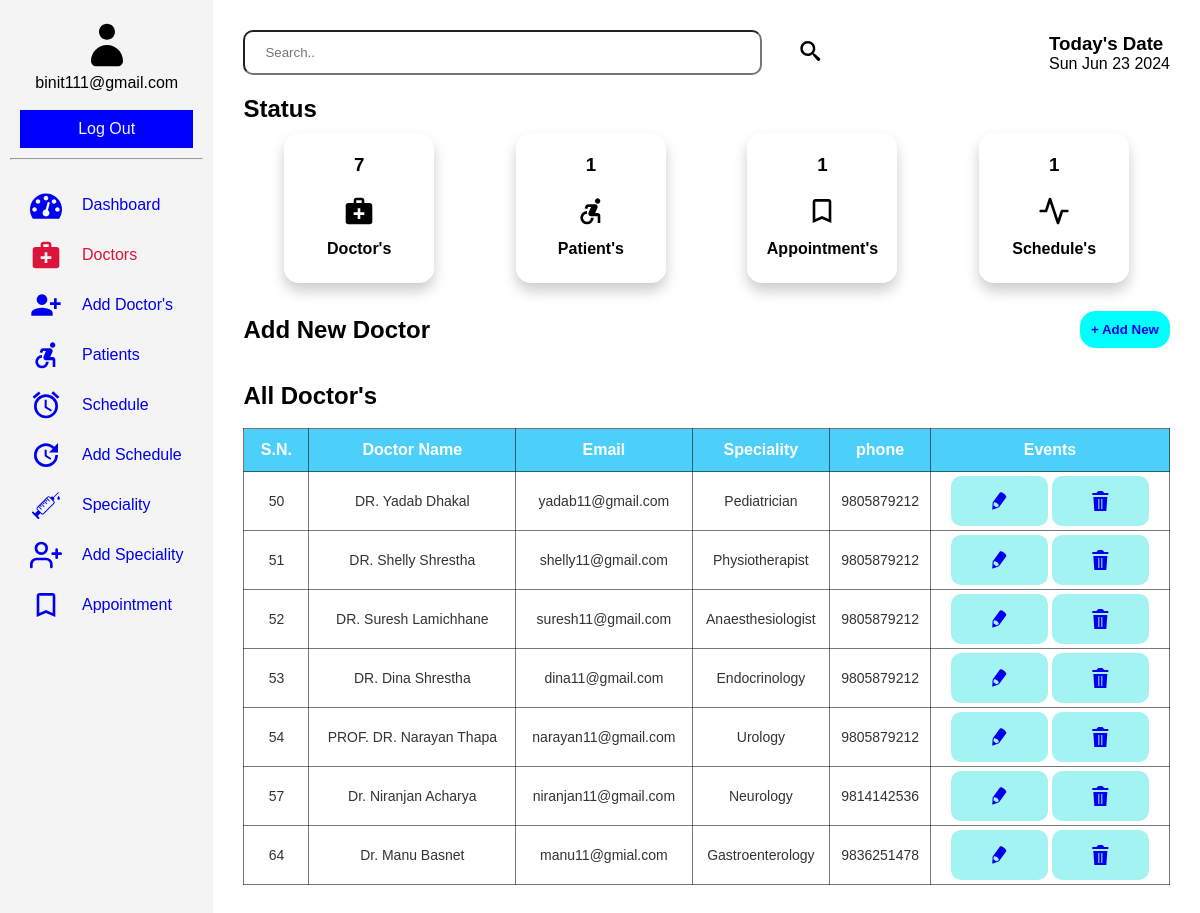
Page /admin/doctor.php (signed in) on the committed database.
### tables this page shows
CREATE TABLE `doctor` (
  `id` int(11) NOT NULL,
  `fname` varchar(60) NOT NULL,
  `email` varchar(60) NOT NULL,
  `password` varchar(60) NOT NULL,
  `phone` varchar(60) NOT NULL,
  `image_name` varchar(255) NOT NULL,
  `image_path` varchar(255) NOT NULL,
  `sid` int(11) DEFAULT NULL,
  `created_at` timestamp NULL DEFAULT current_timestamp()
);

CREATE TABLE `specialities` (
  `id` int(11) NOT NULL,
  `title` varchar(60) NOT NULL,
  `description` text NOT NULL,
  `image_name` varchar(60) NOT NULL,
  `image_path` varchar(255) NOT NULL,
  `created_at` timestamp NULL DEFAULT current_timestamp()
);

### admin/doctor.php (the view, shortened to what this page needs)
<?php
    include('../connection.php');
    $keyword = isset($_GET['keyword'])  ? $_GET['keyword'] : NULL ;
    if(isset($keyword)){
        $sql = "SELECT doc.id, doc.fname, doc.email, doc.phone, sp.title from doctor as doc INNER JOIN specialities as sp ON doc.sid = sp.id where fname like '%$keyword%'";
    }else{
        $sql = "SELECT doc.id, doc.fname, doc.email, doc.phone, sp.title from doctor as doc INNER JOIN specialities as sp ON doc.sid = sp.id";
    }
    $result = mysqli_query($conn, $sql);
?>
<!DOCTYPE html>
<html lang="en">
<head>
    <link rel="stylesheet" href="../assets/dash1.css">
</head>
<body>
    <section class="dashboard">
        <div class="sidebar">
            <header>
                <svg class="icon icon-user"><use xlink:href="#icon-user"></use></svg>
                <p><?php echo "". $_SESSION["username"].""; ?></p><br>
                <a href="../admin/logout.php">Log Out</a>
            </header>
            <hr>
            <div class="sidebar-items">
                <ul>
                    <li><a href="../admin/dash.php"><svg class="icon icon-dashboard"><use xlink:href="#icon-dashboard"></use></svg>Dashboard</a></li>
                    <li class="active"><a href="../admin/doctor.php"><svg class="icon icon-medical_services"><use xlink:href="#icon-medical_services"></use></svg>Doctors</a></li>
                    <li><a href="../admin/add_doctors.php" class="click"><svg class="icon icon-person_add_alt_1"><use xlink:href="#icon-person_add_alt_1"></use></svg>Add Doctor's</a></li>
                    <li><a href="../admin/patients.php"><svg class="icon icon-accessible_forward"><use xlink:href="#icon-accessible_forward"></use></svg>Patients</a></li>
                    <li><a href="../admin/schedule.php"><svg class="icon icon-access_alarms"><use xlink:href="#icon-access_alarms"></use></svg>Schedule</a></li>
                    <li><a href="../admin/add_schedule.php" ><svg class="icon icon-update"><use xlink:href="#icon-update"></use></svg>Add Schedule</a></li>
                    <li><a href="../admin/speciality.php"><svg class="icon icon-injection"><use xlink:href="#icon-injection"></use></svg>Speciality</a></li>
                    <li><a href="../admin/add_speciality.php"><svg class="icon icon-user-plus"><use xlink:href="#icon-user-plus"></use></svg>Add Speciality</a></li>
                    <li><a href="../admin/appoint.php"><svg class="icon icon-bookmark_outline"><use xlink:href="#icon-bookmark_outline"></use></svg>Appointment</a></li>
                </ul>
            </div>
        </div>
        <section class="main">
            <div class="head">
                <form action="#" method="get" class="search-bar">
                    <input type="text" name="keyword" placeholder="Search..">
                    <button type="submit" class="search"><svg class="icon icon-search"><use xlink:href="#icon-search"></use></svg></button>
                </form>
                <div class="date-container">
                    <h1>Today's Date</h1>
                    <p id="date"></p>
                </div>
            </div>
            <div class="status">
                <div class="status-bar">
                    <h2>Status</h2>
                </div>
                <div class="dash-collection">
                    <div class="doc">
                        <?php
                            $dsql = "SELECT * FROM doctor";
                            $dresult = mysqli_query($conn, $dsql);
                            if($drow = mysqli_num_rows($dresult)){
                                echo '<h3>'.$drow.'</h3>';
                            }else{
                                echo '<h3>0</h3>';
                            }
                        ?>
                        <svg class="icon icon-medical_services"><use xlink:href="#icon-medical_services"></use></svg><br>
                        <h4>Doctor's</h4><br>
                    </div>
                    <div class="doc">
                        <?php
                            $psql = "SELECT * FROM patient";
                            $presult = mysqli_query($conn, $psql);
                            if($prow = mysqli_num_rows($presult)){
                                echo '<h3>'.$prow.'</h3>';
                            }else{
                                echo '<h3>0</h3>';
                            }
                        ?>
                        <svg class="icon icon-accessible_forward"><use xlink:href="#icon-accessible_forward"></use></svg><br>
                        <h4>Patient's</h4><br>
                    </div>
                    <div class="doc">
                        <?php
                            $asql = "SELECT * FROM appointment";
                            $aresult = mysqli_query($conn, $asql);
                            if($arow = mysqli_num_rows($aresult)){
                                echo '<h3>'.$arow.'</h3>';
                            }else{
                                echo '<h3>0</h3>';
                            }
                        ?>
                        <svg class="icon icon-bookmark_outline"><use xlink:href="#icon-bookmark_outline"></use></svg><br>
                        <h4>Appointment's</h4><br>
                    </div>
                    <div class="doc">
                    <?php
                            $ssql = "SELECT * FROM schedule";
                            $sresult = mysqli_query($conn, $ssql);
                            if($srow = mysqli_num_rows($sresult)){
                                echo '<h3>'.$srow.'</h3>';
                            }else{
                                echo '<h3>0</h3>';
                            }
                        ?>
                        <svg class="icon icon-activity"><use xlink:href="#icon-activity"></use></svg><br>
                        <h4>Schedule's</h4><br>
                    </div>
                </div>
            </div><br>
                <div class="doctor-info">
                    <div class="add">
                        <h2>Add New Doctor</h2>
                        <button><a href="add_doctors.php">+ Add New</a></button>
                    </div><br>
                    <div class="tabular">
                        <h2>All Doctor's</h2><br>
                        <table class="table-container">
                            <thead>
                                <tr>
                                    <th>S.N.</th>
                                    <th>Doctor Name</th>
                                    <th>Email</th>
                                    <th>Speciality</th>
                                    <th>phone</th>
                                    <th>Events</th>
                                </tr>
                                <tbody>
                                    <tr>
                                        <?php
                                            while($row = mysqli_fetch_assoc($result)){
                                        ?>
                                            <td><?php echo $row['id'] ?></td>
                                            <td><?php echo $row['fname'] ?></td>
                                            <td><?php echo $row['email'] ?></td>
                                            <td><?php echo $row['title'] ?></td>
                                            <td><?php echo $row['phone'] ?></td>
                                            <td class="event">
                                                <button><a href="../admin/doctor/update.php?updateid=<?php echo $row['id']; ?>"><svg class="icon icon-pencil"><use xlink:href="#icon-pencil"></use></svg></a></button>
                                                <button><a href="../admin/doctor/delete.php?deleteid=<?php echo $row['id']; ?>"><svg class="icon icon-trash"><use xlink:href="#icon-trash"></use></svg></a></button>
                                            </td>
                                    </tr>
                                    <?php
                                        }
                                    ?>
                                </tbody>
                            </thead>
                        </table>
                    </div>
                </div>
        </section>
    </section>
</body>
</html>

### assets/dash1.css (style rules this page uses)
* { margin: 0; padding: 0; box-sizing: border-box; }
body { font-family: Arial, sans-serif; }
.dashboard { display: grid; grid-template-columns: auto 2fr; grid-template-rows: auto 1fr; grid-template-areas: "header header" "sidebar main"; height: 100vh; }
.dashboard a { text-decoration: none; display: flex; gap: 20px; text-align: center; align-items: center; justify-content: center; }
header { grid-area: header; color: #000000; padding: 10px; text-align: center; }
header a { padding: 8px; }
header p { display: flex; text-align: center; align-items: center; justify-content: center; }
.sidebar { grid-area: sidebar; background: #f4f4f4; padding: 10px; height: auto; position: relative; }
.sidebar header>a { border: 2px solid blue; color: #f4f4f4; background-color: blue; }
.sidebar-items ul { display: flexbox; margin: 20px; text-align: center; text-decoration: none; justify-content: space-between; }
.sidebar-items li { display: flex; text-align: center; align-items: center; list-style: none; justify-content: space-between; }
li.active a { color: crimson; }
.main { grid-area: main; margin: 10px; padding: 20px; }
.head { display: flex; width: 100%; text-align: center; align-items: center; justify-content: space-between; }
.head h1, p { display: block; text-align: start; align-items: center; }
.search-bar { width: 70%; height: 45px; display: flex; gap: 5px; }
.search-bar input { padding: 20px; width: 80%; border-radius: 10px; }
.search-bar button { border: none; background-color: transparent; }
.date-container { text-align: center; }
.banner>h2, h3 { padding: 10px; }
.status { display: block; margin-top: 20px; }
.status .status-bar h2 { font-size: 200; }
.dash-collection { display: flex; flex-wrap: wrap; gap: -20px; text-align: center; justify-content: space-around; }
.dash-collection .doc { border: 1px solid rgb(255, 255, 255); border-radius: 15px; box-shadow: 0 8px 14px 0 rgba(0,0,0,0.2); height: 150px; width: 150px; margin: 10px; padding: 10px; }
.tabular { background: #fff; margin-top: 1rem; }
.table-container { width: 100%; text-align: center; }
thead { background-color: rgb(76, 208, 249); color: #fff; }
th, td, thead, tr, table { border: 1px solid rgba(0, 0, 0, 0.525); border-collapse: collapse; }
th { padding: 12px; font-size: 16px; }
td { padding: 4px; color: #333; font-size: 14px; font-weight: 400; }
.table-container button { color: aqua; background: none; cursor: pointer; }
.doctor-info .add { display: flex; justify-content: space-between; text-align: center; align-items: center; font-size: 200; }
.add button { display: flex; padding: 10px; color: #fff; background-color: aqua; border: 1px solid aqua; border-radius: 15px; font-weight: bold; }
.table-container td>button { text-align: center; color: #fff; border: none; border-radius: 10px; padding: 15px; background-color: rgba(136, 240, 240, 0.76); display: inline-flexbox; text-align: center; align-items: center; justify-content: space-around; }
.date-group label, input, button { padding: 10px; border-radius: 5px; }
.icon { display: inline-block; width: 70px; height: 50px; stroke-width: 0; stroke: currentColor; fill: currentColor; }
.icon-user { width: 2em; }
.icon-dashboard, .icon-medical_services, .icon-accessible_forward, .icon-access_alarms, .icon-bookmark_outline, .icon-activity, .icon-person_add_alt_1, .icon-add_alarm, .icon-text-document, .icon-cog, .icon-upload, .icon-user-plus, .icon-update, .icon-injection, .icon-checkmark { width: 2em; }
.icon-eye, .icon-trash, .icon-pencil, .icon-search, .icon-check-circle, .icon-checkmark { width: 5em; height: 1.5em; }

### rows in the picture
doctor: id "50", fname "DR. Yadab Dhakal", email "yadab11@gmail.com", sid.title "Pediatrician", phone "9805879212"
doctor: id "51", fname "DR. Shelly Shrestha", email "shelly11@gmail.com", sid.title "Physiotherapist", phone "9805879212"
doctor: id "52", fname "DR. Suresh Lamichhane", email "suresh11@gmail.com", sid.title "Anaesthesiologist", phone "9805879212"
doctor: id "53", fname "DR. Dina Shrestha", email "dina11@gmail.com", sid.title "Endocrinology", phone "9805879212"
doctor: id "54", fname "PROF. DR. Narayan Thapa", email "narayan11@gmail.com", sid.title "Urology", phone "9805879212"
doctor: id "57", fname "Dr. Niranjan Acharya", email "niranjan11@gmail.com", sid.title "Neurology", phone "9814142536"
doctor: id "64", fname "Dr. Manu Basnet", email "manu11@gmial.com", sid.title "Gastroenterology", phone "9836251478"

### other values in the picture
$_SESSION["username"] "binit111@gmail.com"
$drow "7"
$prow "1"
$arow "1"
$srow "1"
